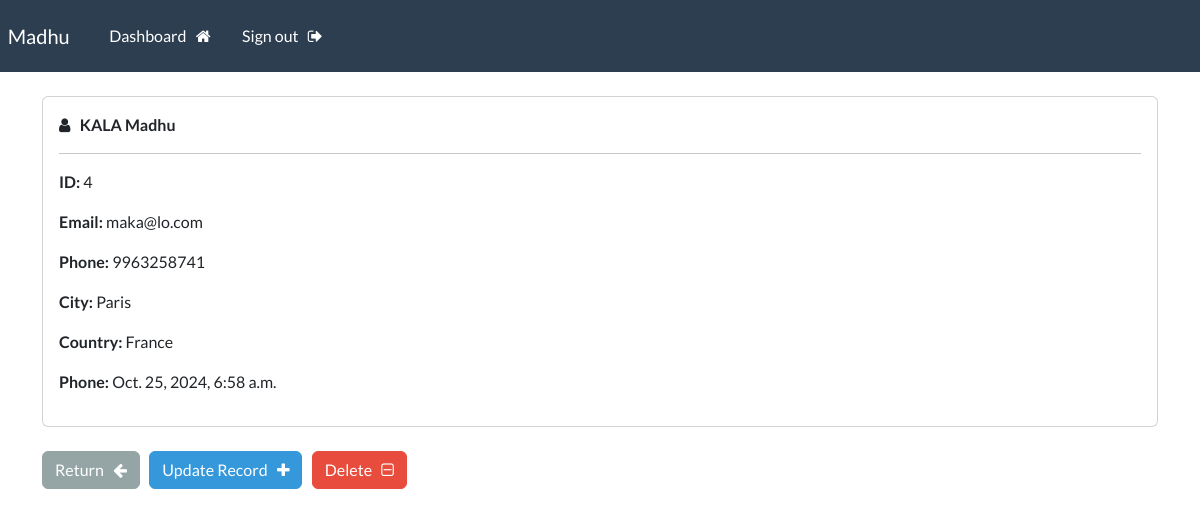
The app's page /record/4 (signed in) with its own data.
### webapp/models.py (models this page shows, shortened)
class Record(models.Model):
    creation_date = models.DateTimeField(auto_now_add=True)
    first_name = models.CharField(max_length=100)
    last_name = models.CharField(max_length=100)
    email = models.CharField(max_length=100)
    phone = models.CharField(max_length=100)
    city = models.CharField(max_length=100)
    country = models.CharField(max_length=100)

### webapp/views.py (the view)
# urls.py: path('record/<int:pk>', views.singular_record, name='record'),
@login_required(login_url='my-login')
def singular_record(request,pk):
    all_records = Record.objects.get(id=pk)
    context = {'record': all_records}
    return render(request,'webapp/view-record.html',context=context)

### webapp/templates/webapp/view-record.html (shortened to what this page needs)
{% extends 'webapp/base.html' %}
{% block content %}
    <div class="card">
        <div class="card-body">
            <i class="fa fa-user" aria-hidden="true"></i> &nbsp;
        <strong>
            {{record.first_name|upper}}
            {{record.last_name}}
        </strong>
        <hr>
            <p><strong>ID: </strong>{{record.id}} </p>
            <p><strong>Email: </strong>{{record.email}} </p>
            <p><strong>Phone: </strong>{{record.phone}} </p>
            <p><strong>City: </strong>{{record.city}} </p>
            <p><strong>Country: </strong>{{record.country}} </p>
            <p><strong>Phone: </strong>{{record.creation_date}} </p>
        </div>
    </div>
    <br>
    <a href="{% url 'dashboard' %}" class="btn btn-secondary">Return &nbsp; <i class="fa fa-arrow-left" aria-hidden="true"></i></a>
    <a href="{% url 'update-record' record.id %}" class="btn btn-info">Update Record &nbsp; <i class="fa fa-plus" aria-hidden="true"></i></a>
    <a href="{% url 'delete-record' record.id %}" class="btn btn-danger">Delete &nbsp; <i class="fa fa-minus-square-o" aria-hidden="true"></i></a>
{% endblock %}

### records on screen
Record: first_name "KALA", last_name "Madhu", id "4", email "maka@lo.com", phone "9963258741", city "Paris", country "France", creation_date "Oct. 25, 2024, 6:58 a.m."
